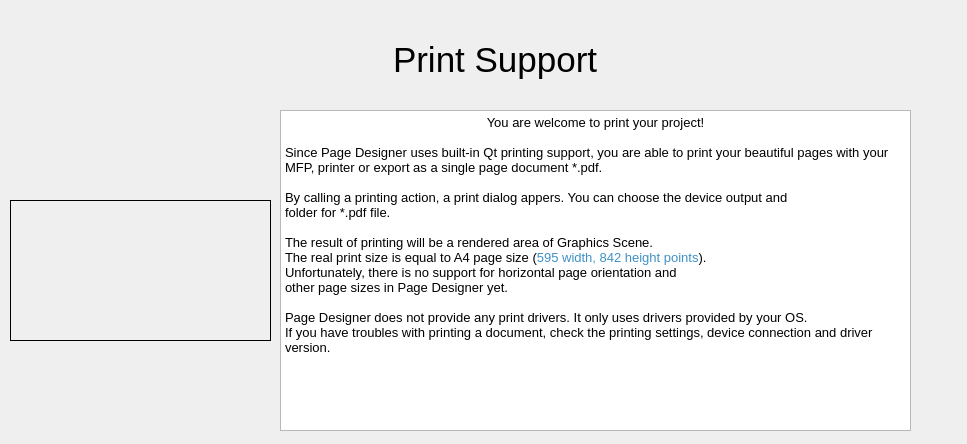
<?xml version="1.0" encoding="UTF-8"?>
<ui version="4.0">
 <class>WizardPage</class>
 <widget class="QWizardPage" name="WizardPage">
  <property name="geometry">
   <rect>
    <x>0</x>
    <y>0</y>
    <width>967</width>
    <height>444</height>
   </rect>
  </property>
  <property name="minimumSize">
   <size>
    <width>967</width>
    <height>444</height>
   </size>
  </property>
  <property name="baseSize">
   <size>
    <width>967</width>
    <height>444</height>
   </size>
  </property>
  <property name="windowTitle">
   <string>Introduction tutorial</string>
  </property>
  <property name="locale">
   <locale language="English" country="UnitedStates"/>
  </property>
  <widget class="QWidget" name="verticalLayoutWidget">
   <property name="geometry">
    <rect>
     <x>20</x>
     <y>20</y>
     <width>951</width>
     <height>80</height>
    </rect>
   </property>
   <layout class="QVBoxLayout" name="verticalLayout">
    <item alignment="Qt::AlignHCenter|Qt::AlignVCenter">
     <widget class="QLabel" name="label_17">
      <property name="font">
       <font>
        <pointsize>26</pointsize>
       </font>
      </property>
      <property name="text">
       <string>Print Support</string>
      </property>
     </widget>
    </item>
   </layout>
  </widget>
  <widget class="QWidget" name="gridLayoutWidget">
   <property name="geometry">
    <rect>
     <x>280</x>
     <y>110</y>
     <width>631</width>
     <height>321</height>
    </rect>
   </property>
   <layout class="QGridLayout" name="gridLayout">
    <item row="0" column="1">
     <widget class="QTextBrowser" name="textBrowser">
      <property name="html">
       <string>&lt;!DOCTYPE HTML PUBLIC &quot;-//W3C//DTD HTML 4.0//EN&quot; &quot;http://www.w3.org/TR/REC-html40/strict.dtd&quot;&gt;
&lt;html&gt;&lt;head&gt;&lt;meta name=&quot;qrichtext&quot; content=&quot;1&quot; /&gt;&lt;style type=&quot;text/css&quot;&gt;
p, li { white-space: pre-wrap; }
&lt;/style&gt;&lt;/head&gt;&lt;body style=&quot; font-family:'Noto Sans'; font-size:10pt; font-weight:400; font-style:normal;&quot;&gt;
&lt;p align=&quot;center&quot; style=&quot; margin-top:0px; margin-bottom:0px; margin-left:0px; margin-right:0px; -qt-block-indent:0; text-indent:0px;&quot;&gt;You are welcome to print your project!&lt;/p&gt;
&lt;p align=&quot;center&quot; style=&quot;-qt-paragraph-type:empty; margin-top:0px; margin-bottom:0px; margin-left:0px; margin-right:0px; -qt-block-indent:0; text-indent:0px;&quot;&gt;&lt;br /&gt;&lt;/p&gt;
&lt;p style=&quot; margin-top:0px; margin-bottom:0px; margin-left:0px; margin-right:0px; -qt-block-indent:0; text-indent:0px;&quot;&gt;Since Page Designer uses built-in Qt printing support, you are able to print your beautiful pages with your MFP, printer or export as a single page document *.pdf.&lt;/p&gt;
&lt;p style=&quot;-qt-paragraph-type:empty; margin-top:0px; margin-bottom:0px; margin-left:0px; margin-right:0px; -qt-block-indent:0; text-indent:0px;&quot;&gt;&lt;br /&gt;&lt;/p&gt;
&lt;p style=&quot; margin-top:0px; margin-bottom:0px; margin-left:0px; margin-right:0px; -qt-block-indent:0; text-indent:0px;&quot;&gt;By calling a printing action, a print dialog appers. You can choose the device output and&lt;/p&gt;
&lt;p style=&quot; margin-top:0px; margin-bottom:0px; margin-left:0px; margin-right:0px; -qt-block-indent:0; text-indent:0px;&quot;&gt;folder for *.pdf file.&lt;/p&gt;
&lt;p style=&quot;-qt-paragraph-type:empty; margin-top:0px; margin-bottom:0px; margin-left:0px; margin-right:0px; -qt-block-indent:0; text-indent:0px;&quot;&gt;&lt;br /&gt;&lt;/p&gt;
&lt;p style=&quot; margin-top:0px; margin-bottom:0px; margin-left:0px; margin-right:0px; -qt-block-indent:0; text-indent:0px;&quot;&gt;The result of printing will be a rendered area of Graphics Scene. &lt;/p&gt;
&lt;p style=&quot; margin-top:0px; margin-bottom:0px; margin-left:0px; margin-right:0px; -qt-block-indent:0; text-indent:0px;&quot;&gt;The real print size is equal to A4 page size (&lt;span style=&quot; font-family:'DejaVu Sans Mono'; color:#3f91c4;&quot;&gt;595 width, 842 height points&lt;/span&gt;). &lt;/p&gt;
&lt;p style=&quot; margin-top:0px; margin-bottom:0px; margin-left:0px; margin-right:0px; -qt-block-indent:0; text-indent:0px;&quot;&gt;Unfortunately, there is no support for horizontal page orientation and &lt;/p&gt;
&lt;p style=&quot; margin-top:0px; margin-bottom:0px; margin-left:0px; margin-right:0px; -qt-block-indent:0; text-indent:0px;&quot;&gt;other page sizes in Page Designer yet.&lt;/p&gt;
&lt;p style=&quot;-qt-paragraph-type:empty; margin-top:0px; margin-bottom:0px; margin-left:0px; margin-right:0px; -qt-block-indent:0; text-indent:0px;&quot;&gt;&lt;br /&gt;&lt;/p&gt;
&lt;p style=&quot; margin-top:0px; margin-bottom:0px; margin-left:0px; margin-right:0px; -qt-block-indent:0; text-indent:0px;&quot;&gt;Page Designer does not provide any print drivers. It only uses drivers provided by your OS.&lt;/p&gt;
&lt;p style=&quot; margin-top:0px; margin-bottom:0px; margin-left:0px; margin-right:0px; -qt-block-indent:0; text-indent:0px;&quot;&gt;If you have troubles with printing a document, check the printing settings, device connection and driver version.&lt;/p&gt;&lt;/body&gt;&lt;/html&gt;</string>
      </property>
     </widget>
    </item>
   </layout>
  </widget>
  <widget class="QLabel" name="label">
   <property name="geometry">
    <rect>
     <x>10</x>
     <y>200</y>
     <width>261</width>
     <height>141</height>
    </rect>
   </property>
   <property name="frameShape">
    <enum>QFrame::Box</enum>
   </property>
   <property name="text">
    <string/>
   </property>
   <property name="pixmap">
    <pixmap resource="../../stylesheets/wizard_image.qrc">:/images/wizard_images/printing.png</pixmap>
   </property>
   <property name="scaledContents">
    <bool>true</bool>
   </property>
  </widget>
 </widget>
 <resources>
  <include location="../../stylesheets/wizard_image.qrc"/>
 </resources>
 <connections/>
</ui>
